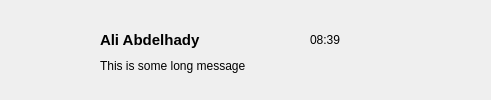
<?xml version="1.0" encoding="UTF-8"?>
<ui version="4.0">
 <class>chatcard</class>
 <widget class="QWidget" name="chatcard">
  <property name="geometry">
   <rect>
    <x>0</x>
    <y>0</y>
    <width>491</width>
    <height>100</height>
   </rect>
  </property>
  <property name="minimumSize">
   <size>
    <width>491</width>
    <height>100</height>
   </size>
  </property>
  <property name="windowTitle">
   <string>Form</string>
  </property>
  <widget class="QLabel" name="ProfilePic">
   <property name="geometry">
    <rect>
     <x>20</x>
     <y>20</y>
     <width>60</width>
     <height>60</height>
    </rect>
   </property>
   <property name="styleSheet">
    <string notr="true">border-image: 20px;</string>
   </property>
   <property name="text">
    <string/>
   </property>
   <property name="pixmap">
    <pixmap resource="resources/resources.qrc">:/images/random.jpg</pixmap>
   </property>
   <property name="scaledContents">
    <bool>true</bool>
   </property>
  </widget>
  <widget class="QLabel" name="time">
   <property name="geometry">
    <rect>
     <x>310</x>
     <y>30</y>
     <width>71</width>
     <height>20</height>
    </rect>
   </property>
   <property name="text">
    <string>08:39</string>
   </property>
  </widget>
  <widget class="QLabel" name="message">
   <property name="geometry">
    <rect>
     <x>100</x>
     <y>50</y>
     <width>171</width>
     <height>31</height>
    </rect>
   </property>
   <property name="text">
    <string>This is some long message</string>
   </property>
  </widget>
  <widget class="QLabel" name="name">
   <property name="geometry">
    <rect>
     <x>100</x>
     <y>30</y>
     <width>121</width>
     <height>20</height>
    </rect>
   </property>
   <property name="font">
    <font>
     <pointsize>11</pointsize>
     <bold>true</bold>
    </font>
   </property>
   <property name="text">
    <string>Ali Abdelhady</string>
   </property>
  </widget>
 </widget>
 <resources>
  <include location="resources/resources.qrc"/>
 </resources>
 <connections/>
</ui>
